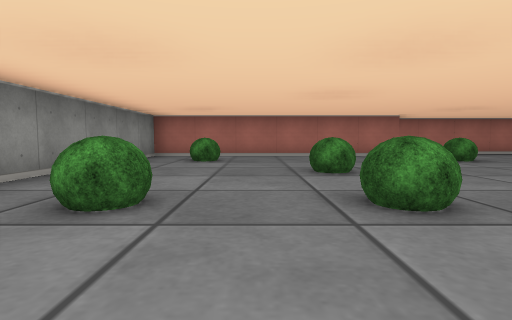
View 1 (above)

13 first-person views from a walk through a cub3D level. The camera is about half as high as the walls, tilts 4° down and sees 80° across. The floor is counted in squares. Each view is taken from the middle of a square. On the plan, view 1 faces up. The plan holds only what a view shows up to about 9 squares ahead; the rest is blank.

View 2
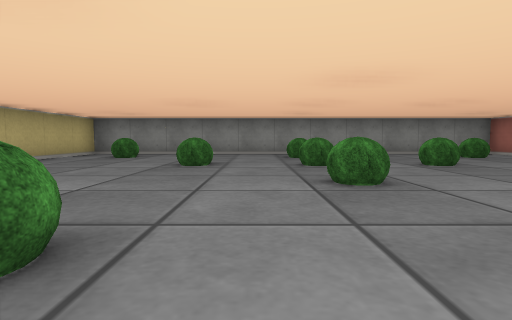

View 3
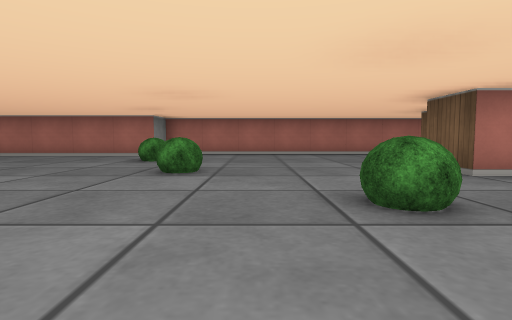

View 4
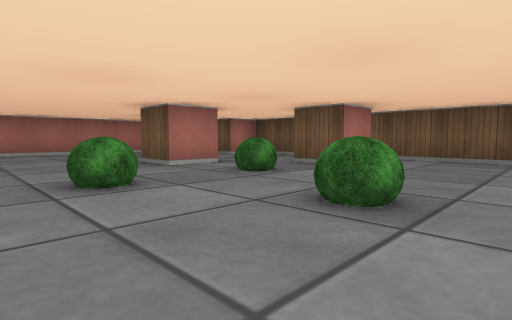

View 5
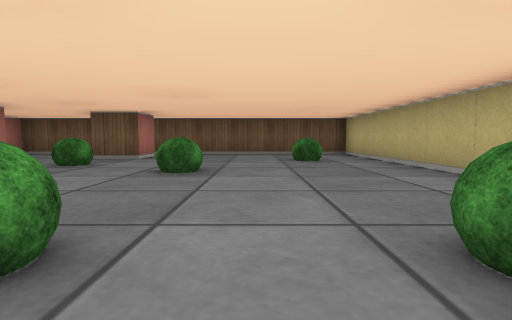

View 6
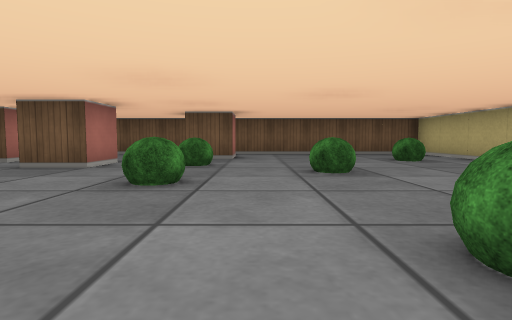

View 7
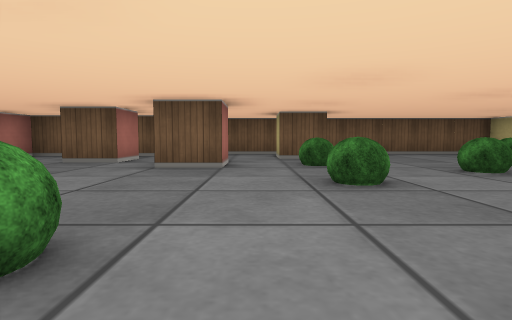

View 8
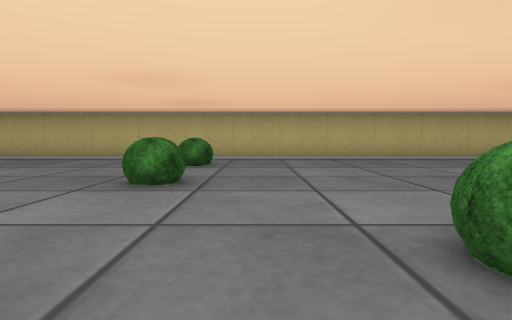

View 9
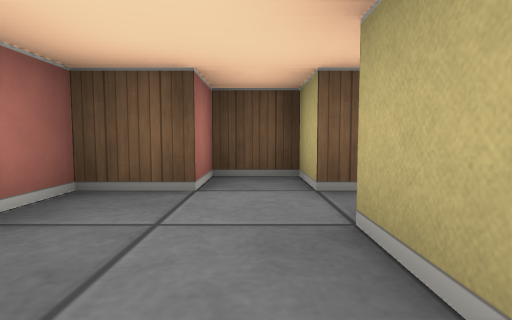

View 10
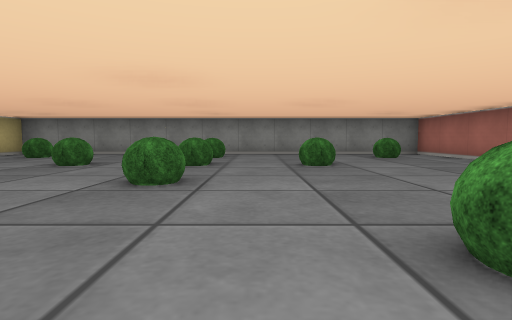

View 11
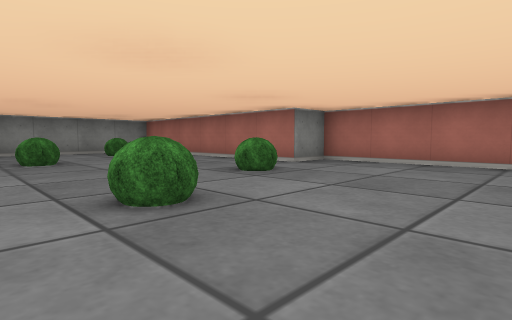

View 12
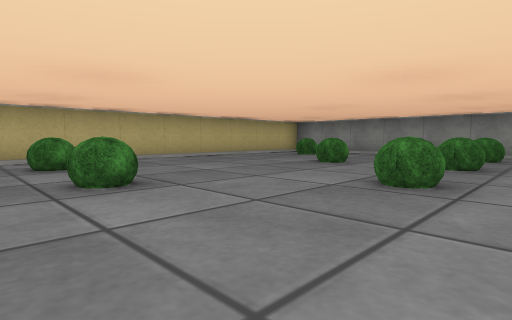

View 13
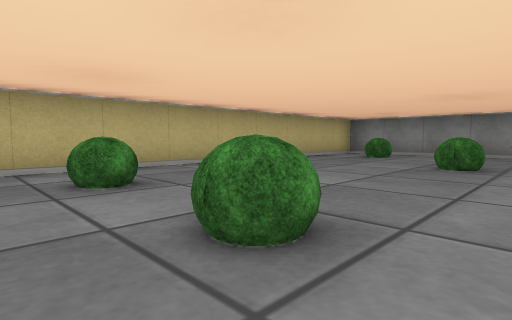

### Floor plan
Points are (right, up) in squares from view 1. A wall is a line through its corners. A room is listed if a view was taken in it or the views show most of it. See-through windows are left out.
Room 1 (views 1, 2, 3, 4, 5, 6, 7, 8, 9, 10, 11, 12, 13)
walls: (9.5, 3.5) (8.5, 3.5) (8.5, 4.5); (3.5, 7.5) (-2.5, 7.5) (-2.5, -3.5) (12.5, -3.5) (12.5, 5.5) (11.5, 5.5) (11.5, 6.5) (12.5, 6.5) (12.5, 7.5) (11.5, 7.5) (11.5, 8.5) (3.5, 8.5) (3.5, 7.5); (10.5, 5.5) (9.5, 5.5) (9.5, 6.5) (10.5, 6.5); (11.5, 1.5) (10.5, 1.5) (10.5, 2.5) (11.2, 2.5)
objects: bush (-1, -2); bush (-1, 2); bush (-1, 6); bush (1, 0); bush (1, 2); bush (1, 4); bush (3, 2); bush (4, 6); bush (5, -2); bush (5, 0); bush (5, 4); bush (7, 2); bush (8, 0); bush (9, 2); bush (10, -2)

Where each view was taken, in squares from view 1:
view 1: 0 up, 0 right, facing up
view 2: 1 up, 6 right, facing left
view 3: 0 up, 6 right, facing up
view 4: 1 down, 6 right, facing up-right
view 5: 1 down, 4 right, facing right
view 6: 1 up, 4 right, facing right
view 7: 3 up, 4 right, facing right
view 8: 3 up, 4 right, facing down
view 9: 7 up, 9 right, facing right
view 10: 3 up, 6 right, facing left
view 11: 3 up, 7 right, facing up-left
view 12: 3 up, 6 right, facing down-left
view 13: 1 up, 6 right, facing down-left
